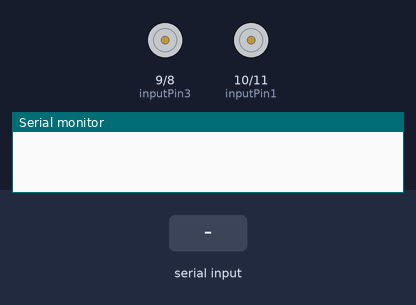
A sketch run on a simulated Arduino Uno, built with avr-gcc and run on an emulated ATmega328P. Parts: motor-driver pin pairs drawn as motors (green arrow = first pin HIGH = forward, orange = second pin HIGH = backward, longer = more drive), the last lines printed to the serial monitor. The inputs (shaded band) are chosen by the test bench.

Above: at 1.2 s.
1.3 s: "F" received over the second serial link
At 2.5 s:
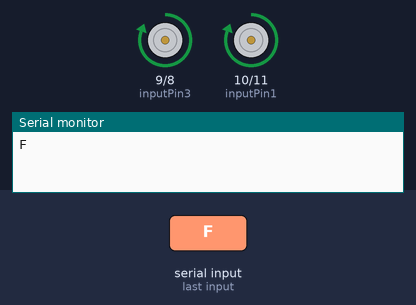
2.8 s: "B" received over the second serial link
At 3.8 s:
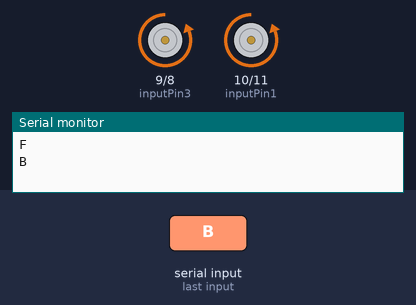
4.3 s: "L" received over the second serial link
At 5.0 s:
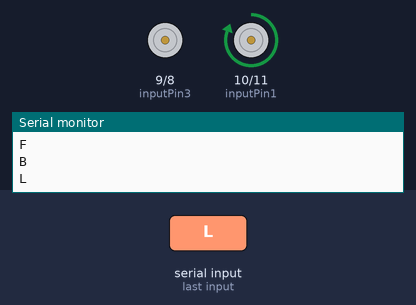
5.8 s: "R" received over the second serial link
At 6.2 s:
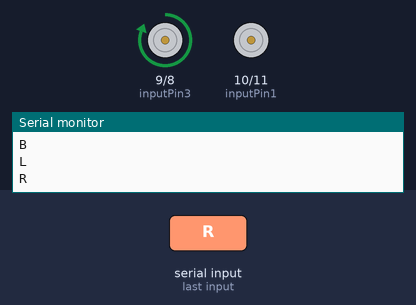
7.3 s: "H" received over the second serial link
At 8.5 s:
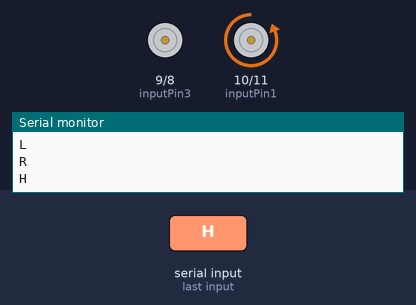
8.8 s: "J" received over the second serial link
At 9.7 s:
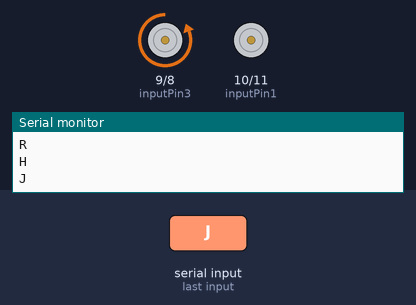
Timing chart, 0 to 11.3 s (numbered marks = the images above; inputs shaded):
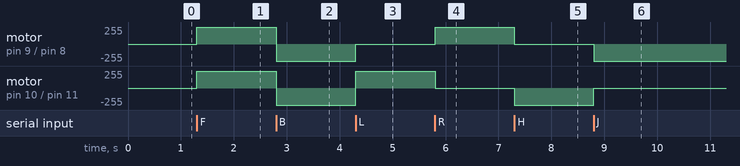

The sketch:

RC_Car_sketch.ino
```cpp
#include "SoftwareSerial.h"


SoftwareSerial device(5,6);   // RX-TX
char c;                       // input...
const int inputPin1  = 10;    // Pin 15 of L293D IC
const int inputPin2  = 11;    // Pin 10 of L293D IC
//Motor B- right(n=2)
const int inputPin3  = 9;   // Pin  7 of L293D IC
const int inputPin4  = 8;   // Pin  2 of L293D IC

// control speeds using enable pinss....!
// put connecting wires across en pins
void setup()
{
    pinMode(inputPin1, OUTPUT);
    pinMode(inputPin2, OUTPUT);
    pinMode(inputPin3, OUTPUT);
    pinMode(inputPin4, OUTPUT);
    Serial.begin(9600);
    device.begin(9600);   // Check baud rate


}

void loop()
{
    //forward(0);
   // /*
    if (device.available())
  {
    c=device.read();   // char inputs
    Serial.println(c);
    if (c=='F')
    forward(0);
    else if (c=='B')
    backward(0);
    else if (c=='L'|c=='G')
    left_f();
    else if (c=='R'|c=='I')
    right_f();
    else if (c=='H')
    left_b();
    else if (c=='J')
    right_b();
    //else if (c=='S')    // Should I?
    //no_motion();
  }

  else
  //Serial.println("@NO input blue");

    delay(100);
//  */
}

void forward(int n) // clockwise...
{
  if (n==1)     // left
  {
    digitalWrite(inputPin1, HIGH);
    digitalWrite(inputPin2, LOW);
    digitalWrite(inputPin3, LOW);
    digitalWrite(inputPin4, LOW);


  }
  if (n==2)     // right
  {
    digitalWrite(inputPin3, HIGH);
    digitalWrite(inputPin4, LOW);
    digitalWrite(inputPin1, LOW);
    digitalWrite(inputPin2, LOW);


  }

  if (n==0)   // both
  {
    digitalWrite(inputPin1, HIGH);
    digitalWrite(inputPin2, LOW);
    digitalWrite(inputPin3, HIGH);
    digitalWrite(inputPin4, LOW);

  }

}

void backward(int n) // anti-clockwise...
{
  if (n==1)     // left
  {
    digitalWrite(inputPin2, HIGH);
    digitalWrite(inputPin1, LOW);
    digitalWrite(inputPin3, LOW);
    digitalWrite(inputPin4, LOW);


  }
  if (n==2)     // right
  {
    digitalWrite(inputPin4, HIGH);
    digitalWrite(inputPin3, LOW);
    digitalWrite(inputPin1, LOW);
    digitalWrite(inputPin2, LOW);


  }

  if (n==0)   // both
  {
    digitalWrite(inputPin2, HIGH);
    digitalWrite(inputPin1, LOW);
    digitalWrite(inputPin4, HIGH);
    digitalWrite(inputPin3, LOW);

  }

}

void no_motion()    // Actually a better option might be to add a delay()...
{
    digitalWrite(inputPin2, LOW);
    digitalWrite(inputPin1, LOW);
    digitalWrite(inputPin4, LOW);
    digitalWrite(inputPin3, LOW);

}

// No point is defining speeds with your driver

// void left() is simply forward(1)

void left_f()   // or simply left()
{
  forward(1);
}

void right_f()
{
  forward(2);
}

void left_b()
{
  backward(1);
}

void right_b()
{
  backward(2);
}

void input(char c)
{
    // Add if's here
    //Serial.println(c);


    // s for stop...


}

// Add for ultrasonic sensor
```

Measured:
- after the input at 1.3 s, motor on pin 9 (inputPin3) / pin 8 (inputPin4), motor on pin 10 (inputPin1) / pin 11 (inputPin2): stopped → forward 255/255 at once
- after the input at 2.8 s, motor on pin 9 (inputPin3) / pin 8 (inputPin4), motor on pin 10 (inputPin1) / pin 11 (inputPin2): forward 255/255 → backward 255/255 at once
- after the input at 4.3 s, motor on pin 9 (inputPin3) / pin 8 (inputPin4): backward 255/255 → stopped at once; motor on pin 10 (inputPin1) / pin 11 (inputPin2): backward 255/255 → forward 255/255 at once
- after the input at 5.8 s, motor on pin 9 (inputPin3) / pin 8 (inputPin4): stopped → forward 255/255 at once; motor on pin 10 (inputPin1) / pin 11 (inputPin2): forward 255/255 → stopped at once
- after the input at 7.3 s, motor on pin 9 (inputPin3) / pin 8 (inputPin4): forward 255/255 → stopped at once; motor on pin 10 (inputPin1) / pin 11 (inputPin2): stopped → backward 255/255 at once
- after the input at 8.8 s, motor on pin 9 (inputPin3) / pin 8 (inputPin4): stopped → backward 255/255 at once; motor on pin 10 (inputPin1) / pin 11 (inputPin2): backward 255/255 → stopped at once
